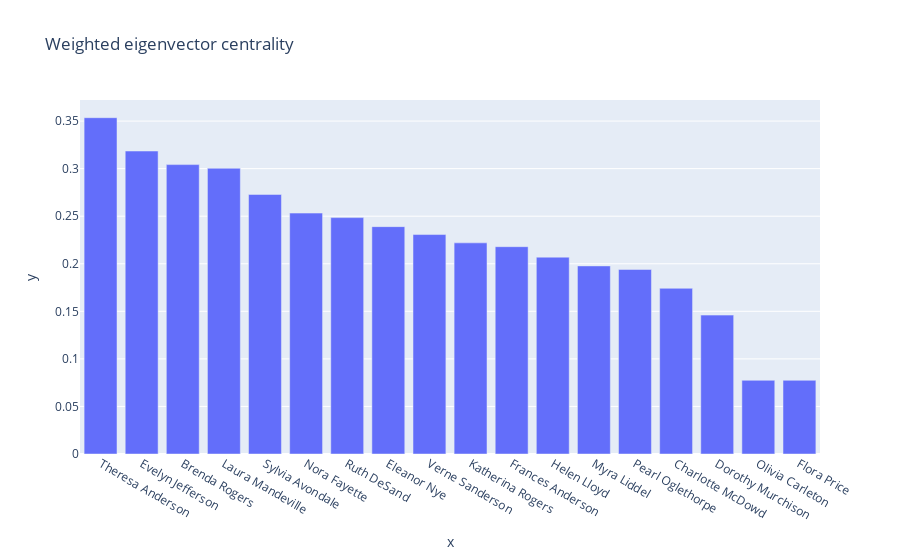
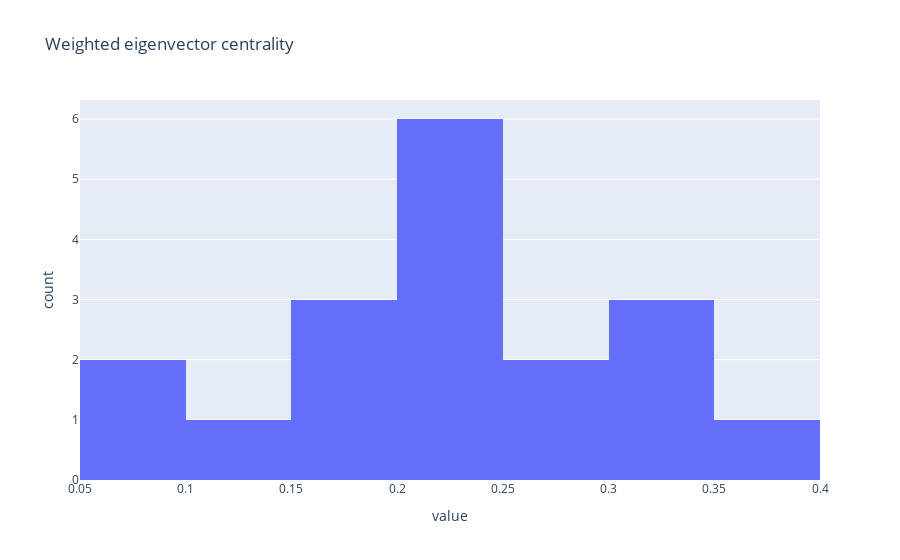

The code cell stored with these charts, in order, in its notebook:
### Markdown cell above
Olivia Carleton and Flora Price are the standouts for betweenness centrality, indicating that they may form bridges (or bottlenecks) among different groups.

### Code cell
# Eigenvector centrality - women

# Extract women and eigenvector centrality sorted in descending fashion by eigenvector centrality
srt = sorted(nx.eigenvector_centrality(W, weight='weight').items(), key=lambda item: item[1], reverse=True)
w = [w[0] for w in srt]
ec = [w[1] for w in srt]
print(srt)

# List the women by weighted closeness centrality (the "gossip mongers") and display vertical bar chart
p2 = px.bar(x=w, y=ec, title='Weighted eigenvector centrality')
p2.show()

# Show histogram of weighted degrees
p1 = px.histogram(ec, nbins=8, title='Weighted eigenvector centrality')
p1.update_layout(showlegend=False) 
p1.show()

### Figure 1 — Plotly figure (JSON) as saved in the notebook; plotly's stock layout.template omitted (floating-point values rounded to 4 significant figures)
{"data": [{"alignmentgroup": "True", "hovertemplate": "x=%{x}<br>y=%{y}<extra></extra>", "legendgroup": "", "marker": {"color": "#636efa", "pattern": {"shape": ""}}, "name": "", "offsetgroup": "", "orientation": "v", "showlegend": false, "textposition": "auto", "type": "bar", "x": ["Theresa Anderson", "Evelyn Jefferson", "Brenda Rogers", "Laura Mandeville", "Sylvia Avondale", "Nora Fayette", "Ruth DeSand", "Eleanor Nye", "Verne Sanderson", "Katherina Rogers", "Frances Anderson", "Helen Lloyd", "Myra Liddel", "Pearl Oglethorpe", "Charlotte McDowd", "Dorothy Murchison", "Olivia Carleton", "Flora Price"], "xaxis": "x", "y": [0.3536, 0.3185, 0.3042, 0.3004, 0.2729, 0.2533, 0.2485, 0.239, 0.2307, 0.222, 0.218, 0.2069, 0.1977, 0.194, 0.1742, 0.146, 0.07748, 0.07748], "yaxis": "y"}], "layout": {"autosize": true, "barmode": "relative", "legend": {"tracegroupgap": 0}, "title": {"text": "Weighted eigenvector centrality"}, "xaxis": {"anchor": "y", "autorange": true, "domain": [0, 1], "range": [-0.5, 17.5], "title": {"text": "x"}, "type": "category"}, "yaxis": {"anchor": "x", "autorange": true, "domain": [0, 1], "range": [0, 0.3722], "title": {"text": "y"}, "type": "linear"}}}

### Figure 2 — Plotly figure (JSON) as saved in the notebook; plotly's stock layout.template omitted (floating-point values rounded to 4 significant figures)
{"data": [{"alignmentgroup": "True", "bingroup": "x", "hovertemplate": "variable=0<br>value=%{x}<br>count=%{y}<extra></extra>", "legendgroup": "0", "marker": {"color": "#636efa", "pattern": {"shape": ""}}, "name": "0", "nbinsx": 8, "offsetgroup": "0", "orientation": "v", "showlegend": true, "type": "histogram", "x": [0.3536, 0.3185, 0.3042, 0.3004, 0.2729, 0.2533, 0.2485, 0.239, 0.2307, 0.222, 0.218, 0.2069, 0.1977, 0.194, 0.1742, 0.146, 0.07748, 0.07748], "xaxis": "x", "yaxis": "y"}], "layout": {"autosize": true, "barmode": "relative", "legend": {"title": {"text": "variable"}, "tracegroupgap": 0}, "showlegend": false, "title": {"text": "Weighted eigenvector centrality"}, "xaxis": {"anchor": "y", "autorange": true, "domain": [0, 1], "range": [0.05, 0.4], "title": {"text": "value"}, "type": "linear"}, "yaxis": {"anchor": "x", "autorange": true, "domain": [0, 1], "range": [0, 6.316], "title": {"text": "count"}}}}
